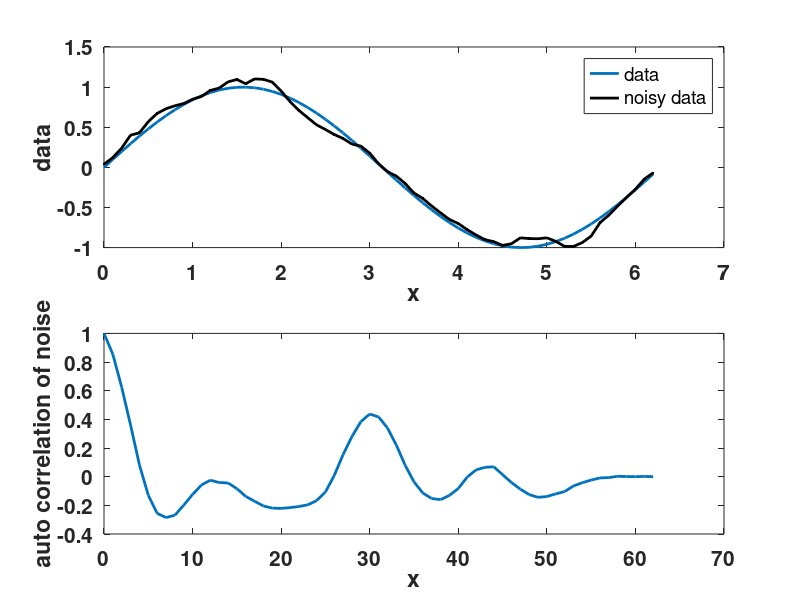

This figure's MATLAB source:
% How to make correlated noise to data from a covariance matrix

% more info can be found at my journal paper entitled "Gravity and Magnetic Joint Inversion to 
                                   ... Resolve Basement and Salt Structures with Reversible-Jump Algorithm"
                                       
% descibing inputs, processing and outputs
% inputs: x and data
% outputs: noisy data

% Emad Ghalenoei, Univesity of Calgary, March 2021
%
% See also TheOtherFunction.
% Copyright: This is published under GJI manuscript entitled "Gravity and Magnetic Joint Inversion to 
                                   ... Resolve Basement and Salt Structures with Reversible-Jump Algorithm"
% You are allowed to use, as long as you cite this work.


clc
clear
close all

x =  (0:0.1:2*pi)';
data = sin(x);

noise_level = 0.1; % 10%
sigma = noise_level.*max(abs(data)); % noise standard deviation 

ind=0:1:length(data)-1;
Dij=toeplitz(ind);
% create a sinusoidal correlation matrix (R)
R = exp(-Dij./20).*cos(2*pi.*Dij./20);
Cov = (sigma^2) * R; % cov matrix

np = normrnd(0,1,size(data)); % generate random white noise N(0,1)
L = chol(Cov,'lower'); % lower cholesky matrix
correlated_noise = L * np;
noisy_data = data + correlated_noise;

[autocor,lags] = xcov(correlated_noise,'coeff');
autocor = autocor(lags>=0);

figure
subplot(2,1,1)
plot(x,data,'LineWidth',2)
hold on
plot(x,noisy_data,'k.-','LineWidth',2)
xlabel('x'); ylabel('data'); legend('data','noisy data')
set(gca,'fontsize',15,'fontweight','bold')

subplot(2,1,2)
plot(lags(lags>=0),autocor,'LineWidth',2)
xlabel('x'); ylabel('auto correlation of noise');
set(gca,'fontsize',15,'fontweight','bold')